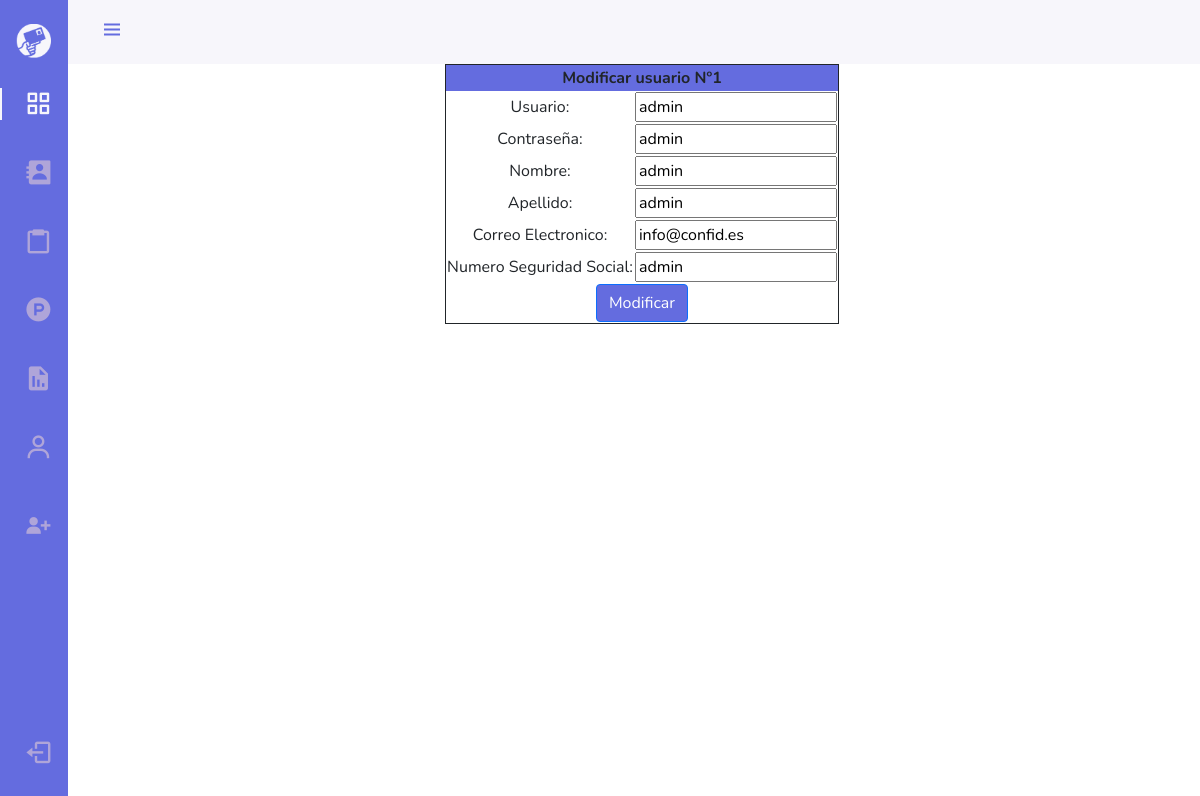
Screenshot of /content/CPanel/mod_usuario.php?id=1&tipo=1 (signed in) with the database file from the repository.
### tables this page shows
CREATE TABLE `trabajadores` (
  `idUsuario` int(11) NOT NULL,
  `numEseEse` varchar(45) NOT NULL,
  `apellido` varchar(45) NOT NULL
);

CREATE TABLE `usuarios` (
  `idUsuario` int(11) NOT NULL,
  `usuario` varchar(45) NOT NULL,
  `passwd` varchar(45) NOT NULL,
  `nombre` varchar(45) NOT NULL,
  `email` varchar(45) NOT NULL
);

### content/CPanel/mod_usuario.php (the view, shortened to what this page needs)
<!DOCTYPE html>
<html>
    <?php
        $far="../../";
        include $far.'php/comun/head.php';
    ?>
    <body <?php if($trabajador){echo "class='admin_body' id='body-pd'";}?>>
    <?php
            if(isset($_GET['id'])){
                $id = $_GET['id'];
            }
            $consulta = "SELECT * FROM usuarios, trabajadores WHERE usuarios.idUsuario = trabajadores.idUsuario AND usuarios.idUsuario = $id";
            $result= mysqli_query ($conn, $consulta);
            $row=mysqli_fetch_array($result);
            include_once $far.'content/header.php'; ?>
        <form method="post" action="/php/consultas/mod_info.php?id=<?php echo $id ?>">
            <table class="tabliqui">
                <thead style="background-color: #646CDF;">
                    <th colspan="2">Modificar usuario Nº<?php echo $row['idUsuario']?></th>
                </thead>
                <tr>
                    <td><label for="usuario">Usuario:</label></td>
                    <td><input type="text" id="usuario" name="usuario" value="<?php echo $row['usuario']?>" required/></td>
                </tr>
                <tr>
                    <td><label for="passwd">Contraseña:</label></td>
                    <td><input type="text" id="passwd" name="passwd" value="<?php echo $row['passwd']?>" required/></td>
                </tr>
                <tr>
                    <td><label for="nombre">Nombre:</label></td>
                    <td><input type="text" id="nombre" name="nombre" value="<?php echo $row['nombre']?>" required/></td>
                </tr>
                <tr>
                    <td><label for="apel">Apellido:</label></td>
                    <td><input type="text" id="apel" name="apel" value="<?php echo $row['apellido']?>" required/></td>
                </tr>
                <tr>
                    <td><label for="email">Correo Electronico:</label></td>
                    <td><input type="email" id="email" name="email" value="<?php echo $row['email']?>" required/></td>
                </tr>
                <tr>
                    <td><label for="numss">Numero Seguridad Social:</label></td>
                    <td><input type="text" id="numss" name="numss" value="<?php echo $row['numEseEse']?>" required/></td>
                </tr>
                <tr>
                    <td style="text-align: center; font-size: 20px;" colspan="2">
                        <input type="submit" class="btn btn-primary" name="enviar" value="Modificar"/>
                    </td>
                </tr>
            </table>
        </form>
    </body>
</html>

### style/style.css (style rules this page uses)
:root { --header-height: 3rem; --nav-width: 68px; --first-color: #646CDF; --first-color-light: #AFA5D9; --white-color: #F7F6FB; --body-font: 'Nunito', sans-serif; --normal-font-size: 1rem; --z-fixed: 100 }
* { font-family: var(--body-font); }
.admin_body { position: relative; margin: var(--header-height) 0 0 0; padding: 0 1rem; transition: .5s }
@media screen and (min-width: 768px) { .admin_body { margin: calc(var(--header-height) + 1rem) 0 0 0; padding-left: calc(var(--nav-width) + 2rem) } }
.btn-primary { background-color: var(--first-color); }

### content/CPanel/mod_usuario.php (style rules this page uses)
.tabliqui { border: solid 1px; margin: auto; text-align: center; min-width: 35%; }

### rows the page displays
trabajadores: idUsuario "1", usuario "admin", passwd "admin", nombre "admin", apel "admin", email "info@confid.es", numss "admin"
